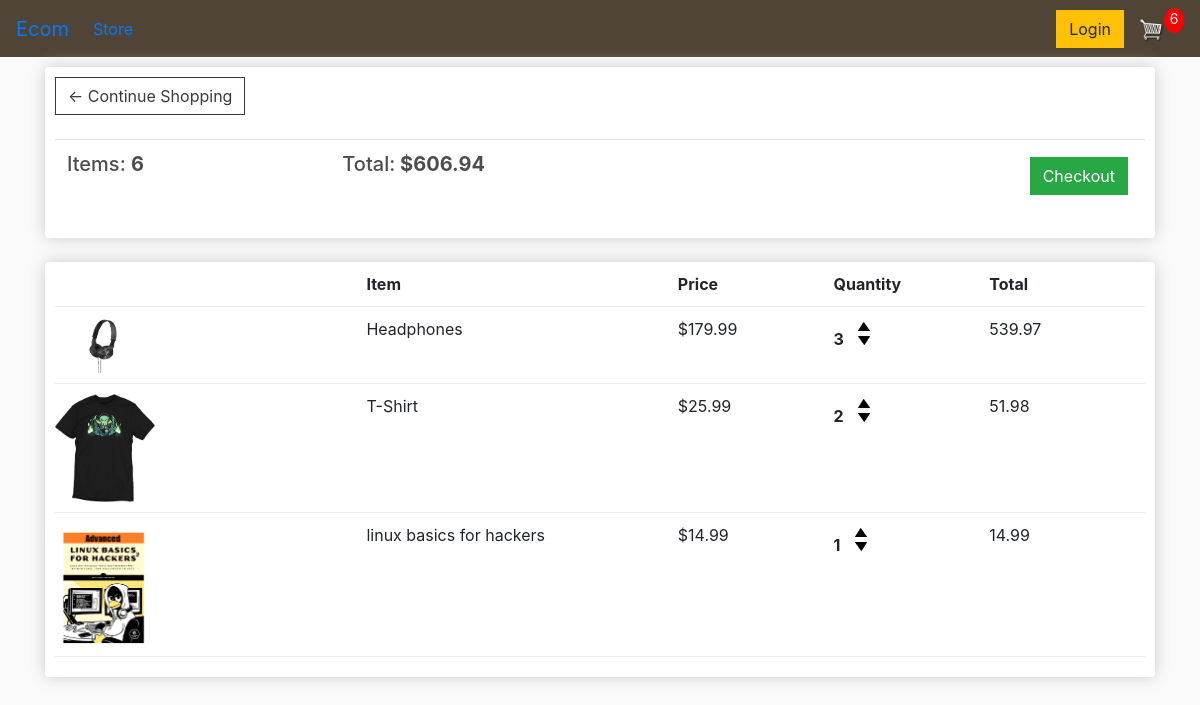
The app's page /cart/ (signed in) with its own data.
### store/models.py (models this page shows, shortened)
class Order(models.Model):
    customer = models.ForeignKey(Customer, on_delete=models.SET_NULL,  null=True, blank=True)
    date_orderd = models.DateTimeField(auto_now_add=True)
    complete = models.BooleanField(default=False, null=True, blank=False)
    transaction_id = models.CharField(max_length=200, null=True)
    @property
    def get_cart_total(self):
        orderitems = self.orderitem_set.all()
        total = sum([item.get_total for item in orderitems])
        return total
    @property
    def get_cart_items(self):
        orderitems = self.orderitem_set.all()
        total = sum([item.quantity for item in orderitems])
        return total

class OrderItem(models.Model):
    product = models.ForeignKey(Product, on_delete=models.SET_NULL,  null=True, blank=True)
    order = models.ForeignKey(Order, on_delete=models.SET_NULL,  null=True, blank=True)
    quantity = models.IntegerField(default=0, null=True, blank=True)
    date_added = models.DateTimeField(auto_now_add=True)
    @property
    def get_total(self):
        total = self.product.price * self.quantity
        return total

class Product(models.Model):
    name = models.CharField(max_length=200, null=True)
    price = models.DecimalField(max_digits=7, decimal_places=2)
    digital = models.BooleanField(default=False, null=True, blank=False)
    image = models.ImageField(null=True, blank=True)
    @property
    def imageURL(self):
        try:
            url = self.image.url
        except:
            url = ''
        return url

### store/views.py (the view)
# urls.py: path('cart/', views.cart, name="cart"),
def cart(request):
    data = cartData(request)
    cartItems = data['cartItems']
    order = data['order']
    items = data['items']
    context = {'items':items,'order':  order,'cartItems':cartItems}
    return render(request, 'store/cart.html', context,)

### store/utils.py (called while the page is built)
def cartData(request):
    if request.user.is_authenticated:
        customer = request.user.customer
        order, created = Order.objects.get_or_create(customer=customer, complete=False )
        items = order.orderitem_set.all()
        cartItems = order.get_cart_items
    else:
        cookieData =  cookieCart(request)
        cartItems = cookieData['cartItems']
        order = cookieData['order']
        items = cookieData['items']
    return {'cartItems': cartItems, 'order': order,'items':items }

### store/templates/store/cart.html
{% extends 'store/main.html' %}
{% load static %}
{% block content %}
	<div class="row">
		<div class="col-lg-12">
			<div class="box-element">
				<a  class="btn btn-outline-dark" href="{% url 'store' %}">&#x2190; Continue Shopping</a>
				<br>
				<br>
				<table class="table">
					<tr>
						<th><h5>Items: <strong>{{order.get_cart_items}}</strong></h5></th>
						<th><h5>Total:<strong> ${{order.get_cart_total|floatformat:2}}</strong></h5></th>
						<th>
							<a  style="float:right; margin:5px;" class="btn btn-success" href="{% url 'checkout' %}">Checkout</a>
						</th>
					</tr>
				</table>
			</div>
			<br>
			<div class="box-element">
				<div class="cart-row">
					<div style="flex:2"></div>
					<div style="flex:2"><strong>Item</strong></div>
					<div style="flex:1"><strong>Price</strong></div>
					<div style="flex:1"><strong>Quantity</strong></div>
					<div style="flex:1"><strong>Total</strong></div>
				</div>
				{% for item in items %}
				<div class="cart-row">
					<div style="flex:2"><img class="row-image" src="{{ item.product.imageURL }}"></div>
					<div style="flex:2">{{ item.product.name }}</div>
					<div style="flex:1">${{item.product.price|floatformat:2 }}</div>
					<div style="flex:1">
						<p class="quantity">{{item.quantity}}</p>
						<div class="quantity">
							<img data-product={{item.product.id}} data-action="add" class="chg-quantity update-cart" src="{% static  'images/arrow-up.png' %}">
							<img  data-product={{item.product.id}} data-action="remove" class="chg-quantity update-cart" src="{% static  'images/arrow-down.png' %}">
						</div>
					</div>
					<div style="flex:1">{{item.get_total}}</div>
				</div>
				{% endfor %}
			</div>
		</div>
	</div>
{% endblock content %}

### static/css/main.css (style rules this page uses)
body { background-color: hsl(0, 0%, 98%); }
h1,h2,h3,h4,h5,h6 { color:hsl(0, 0%, 30%); }
.box-element { box-shadow:hsl(0, 0%, 80%) 0 0 16px; background-color: #fff; border-radius: 4px; padding: 10px; }
.col-lg-4, .col-lg-6, .col-lg-8, .col-lg-12 { margin-top: 10px; }
.btn { border-radius: 0; }
.row-image { width: 100px; }
.cart-row { display: flex; align-items: flex-stretch; padding-bottom: 10px; margin-bottom: 10px; border-bottom: 1px solid #ececec; }
.quantity { display: inline-block; font-weight: 700; padding-right:10px; }
.chg-quantity { width: 12px; cursor: pointer; display: block; margin-top: 5px; transition:.1s; }

### records on screen
Order: get_cart_items "6", get_cart_total "606.94"
OrderItem: product.imageURL (picture), product.name "Headphones", product.price "179.99", quantity "3", get_total "539.97"
OrderItem: product.imageURL (picture), product.name "T-Shirt", product.price "25.99", quantity "2", get_total "51.98"
OrderItem: product.imageURL (picture), product.name "linux basics for hackers", product.price "14.99", quantity "1", get_total "14.99"

### other values on screen
{{ cartItems }} "6"
